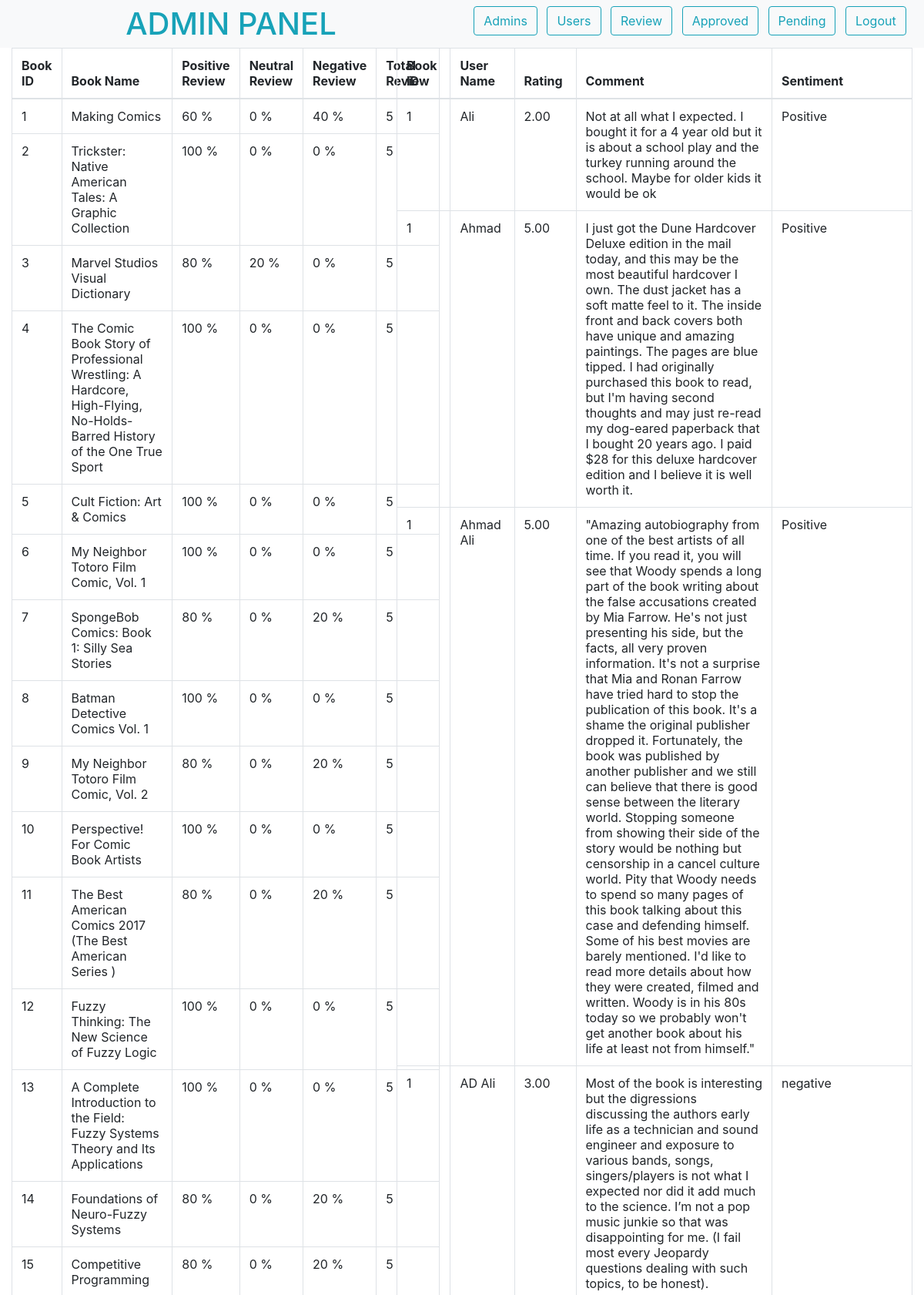
/admin/review.php (upper part), run on the app's committed database.
### tables this page shows
CREATE TABLE `review` (
  `id` bigint(20) UNSIGNED NOT NULL,
  `bid` bigint(20) NOT NULL,
  `uid` bigint(20) NOT NULL,
  `name` varchar(255) NOT NULL,
  `score` decimal(8,2) NOT NULL,
  `comment` varchar(10000) NOT NULL,
  `sentiment` varchar(255) DEFAULT NULL,
  `date` timestamp NULL DEFAULT NULL
);

CREATE TABLE `books` (
  `id` int(11) NOT NULL,
  `name` varchar(255) NOT NULL,
  `author` varchar(255) NOT NULL,
  `publisher` varchar(255) NOT NULL,
  `price` varchar(255) NOT NULL,
  `description` varchar(255) NOT NULL,
  `category` varchar(5) NOT NULL,
  `image` varchar(255) NOT NULL
);

### init.php (called while the page is built, shortened)
<?php
$source = new source;
?>

### classes/source.php (called while the page is built)
<?php
class source extends db{
    public $Query;
    public function Query($query,$param = []){
        if(empty($param)){
            $this->Query = $this->db->prepare($query);
            return $this->Query->execute();
        }else{
            $this->Query = $this->db->prepare($query);
            return $this->Query->execute($param);
        }
    }
    public function CountRows(){
        return $this->Query->rowCount();
    }
    public function FetchAll(){
        return $this->Query->FetchAll(PDO::FETCH_OBJ);
    }
    public function SingleRow(){
        return $this->Query->fetch(PDO::FETCH_OBJ);
    }
}
?>

### classes/db.php (called while the page is built, shortened)
<?php
class db{
    private $host = "localhost";
    private $username = "root";
    private $password = "";
    private $database = "bookshop";
    public function __construct(){
        try{
            $this->db = new PDO("mysql:hsot=".$this->host.";dbname=".$this->database,
            $this->username,$this->password);
        }catch(PDOException $e){
            echo "Connection problem : ".$e->getMessage();
        }
    }
}
?>

### classes/productdetail.php (called while the page is built, shortened)
<?php
class productdetail
{
    private $name;
    public function productDetails($bid)
    {
        $source = new source();
        if ($source->Query("SELECT * FROM books WHERE id = ?", [$bid])) {
            $query = $source->SingleRow();
            $this->name = $query->name;
        }
    }
    public function getName()
    {
        return $this->name;
    }
}

### admin/review.php (the view, shortened to what this page needs)
<?php
include "../init.php";
?>
<html>
<head>
    <link rel="stylesheet" href="https://maxcdn.bootstrapcdn.com/bootstrap/4.0.0/css/bootstrap.min.css" />
</head>
<body>
    <div class="container-fluid sticky-top">
        <div class="row bg-light">
            <h1 class="text-info col-6 text-center m-auto">ADMIN PANEL</h1>
            <div class="col-6 text-center ml-auto mt-2">
                <form action="" method="POST">
                    <input type="submit" value="Admins" name="admin" class="btn btn-outline-info mr-2" />
                    <input type="submit" value="Users" name="users" class="btn btn-outline-info mr-2" />
                    <input type="submit" value="Review" name="review" class="btn btn-outline-info mr-2" />
                    <input type="submit" value="Approved" name="approved" class="btn btn-outline-info mr-2" />
                    <input type="submit" value="Pending" name="pending" class="btn btn-outline-info mr-2" />
                    <a href="logout.php" class="btn btn-outline-info mr-2">Logout</a>
                </form>
            </div>
        </div>
    </div>
    <div class="container-fluid">
        <div class="row">
            <div class="container col-5">
                <table class="table table-hover table-bordered">
                    <thead>
                        <tr>
                            <th class="col-1">Book ID</th>
                            <th class="col-2">Book Name</th>
                            <th class="col-1">Positive Review</th>
                            <th class="col-1">Neutral Review</th>
                            <th class="col-1">Negative Review</th>
                            <th class="col-1">Total Review</th>
                        </tr>
                    </thead>
                    <tbody>
                        <?php
                        $query = $source->Query("SELECT * FROM review order by bid ASC");
                        $details = $source->FetchAll();
                        $numrow = $source->CountRows();
                        $match = [];
                        if ($numrow > 0) {
                            foreach ($details as $row1) :
                                $query = $source->Query("
                                SELECT sentiment,
                                SUM(case when sentiment ='positive' then 1 else 0 end) as positive,
                                SUM(case when sentiment ='neutral vibe' then 1 else 0 end) as neutral,
                                SUM(case when sentiment ='negative' then 1 else 0 end) as negative
                                from review where bid = $row1->bid
                                ");
                                $detail = $source->SingleRow();
                                $pd = new productdetail();
                                foreach ($detail as $row) :
                                    $pd->productDetails($row1->bid);
                                    if (!in_array($row1->bid, $match)) {
                                        $query = $source->Query("SELECT count(bid = $row1->bid) as totalBid FROM review where bid=$row1->bid");
                                        $detail01 = $source->FetchAll();
                                        foreach ($detail01 as $row001) :
                                        $positiveSentiment = ($detail->positive/$row001->totalBid)*100;
                                        $nuetralSentiment = ($detail->neutral/$row001->totalBid)*100;
                                        $negativeSentiment = ($detail->negative/$row001->totalBid)*100;
                                        echo "
                                            <tr>
                                                <td class='col-1'>" . $row1->bid . "</td>
                                                <td class='col-3'>" . $pd->getName() . "</td>
                                                <td class='col-1'>" . round($positiveSentiment, 2).' %' . "</td>
                                                <td class='col-1'>" . round($nuetralSentiment, 2).' %' . "</td>
                                                <td class='col-1'>" . round($negativeSentiment, 2).' %' . "</td>
                                                <td class='col-1'>" . $row001->totalBid . "</td>
                                            </tr>";
                                        $match[] = $row1->bid;
                                        endforeach;
                                    }
                                endforeach;
                            endforeach;
                        }
                        ?>
                    </tbody>
                </table>
            </div>
            <div class="container col-7">
                <table class="table table-hover table-bordered">
                    <thead>
                        <tr>
                            <th class="col-1">Book ID</th>
                            <th class="col-1">User Name</th>
                            <th class="col-1">Rating</th>
                            <th class="col-3">Comment</th>
                            <th class="col-1">Sentiment</th>
                        </tr>
                    </thead>
                    <tbody>
                        <?php
                        $query = $source->Query("SELECT * FROM review order by bid ASC");
                        $details = $source->FetchAll();
                        $numrow = $source->CountRows();
                        if ($numrow > 0) {
                            foreach ($details as $row1) :
                                echo "
                                    <tr>
                                        <td class='col-1'>" . $row1->bid . "</td>
                                        <td class='col-1'>" . $row1->name . "</td>
                                        <td class='col-1'>" . $row1->score . "</td>
                                        <td class='col-3'>" . $row1->comment . "</td>
                                        <td class='col-3'>" . $row1->sentiment . "</td>
                                    </tr>";
                            endforeach;
                        }
                        ?>
                    </tbody>
                </table>
            </div>
        </div>
    </div>
</body>
</html>

### data on the page
review: bid "1", books.name "Making Comics", positiveSentiment "60", nuetralSentiment "0", negativeSentiment "40", totalBid "5", name "Ali", score "2.00", comment "Not at all what I expected. I bought it for a 4 year old but it is about a school play and the turkey running around the school. Maybe for older kids it would be ok", sentiment "Positive"
review: bid "2", books.name "Trickster: Native American Tales: A Graphic Collection", positiveSentiment "100", nuetralSentiment "0", negativeSentiment "0", totalBid "5"
review: bid "3", books.name "Marvel Studios Visual Dictionary", positiveSentiment "80", nuetralSentiment "20", negativeSentiment "0", totalBid "5"
review: bid "4", books.name "The Comic Book Story of Professional Wrestling: A Hardcore, High-Flying, No-Holds-Barred History of the One True Sport", positiveSentiment "100", nuetralSentiment "0", negativeSentiment "0", totalBid "5"
review: bid "5", books.name "Cult Fiction: Art & Comics", positiveSentiment "100", nuetralSentiment "0", negativeSentiment "0", totalBid "5"
review: bid "6", books.name "My Neighbor Totoro Film Comic, Vol. 1", positiveSentiment "100", nuetralSentiment "0", negativeSentiment "0", totalBid "5"
review: bid "7", books.name "SpongeBob Comics: Book 1: Silly Sea Stories", positiveSentiment "80", nuetralSentiment "0", negativeSentiment "20", totalBid "5"
review: bid "8", books.name "Batman Detective Comics Vol. 1", positiveSentiment "100", nuetralSentiment "0", negativeSentiment "0", totalBid "5"
review: bid "9", books.name "My Neighbor Totoro Film Comic, Vol. 2", positiveSentiment "80", nuetralSentiment "0", negativeSentiment "20", totalBid "5"
review: bid "10", books.name "Perspective! For Comic Book Artists", positiveSentiment "100", nuetralSentiment "0", negativeSentiment "0", totalBid "5"
review: bid "11", books.name "The Best American Comics 2017 (The Best American Series )", positiveSentiment "80", nuetralSentiment "0", negativeSentiment "20", totalBid "5"
review: bid "12", books.name "Fuzzy Thinking: The New Science of Fuzzy Logic", positiveSentiment "100", nuetralSentiment "0", negativeSentiment "0", totalBid "5"
review: bid "13", books.name "A Complete Introduction to the Field: Fuzzy Systems Theory and Its Applications", positiveSentiment "100", nuetralSentiment "0", negativeSentiment "0", totalBid "5"
review: bid "14", books.name "Foundations of Neuro-Fuzzy Systems", positiveSentiment "80", nuetralSentiment "0", negativeSentiment "20", totalBid "5"
review: bid "15", books.name "Competitive Programming", positiveSentiment "80", nuetralSentiment "0", negativeSentiment "20", totalBid "5"
review: bid "1", name "Ahmad", score "5.00", comment "I just got the Dune Hardcover Deluxe edition in the mail today, and this may be the most beautiful hardcover I own. The dust jacket has a soft matte feel to it. The inside front and back covers both have unique and amazing paintings. The pages are blue tipped. I had originally purchased this book to read, but I'm having second thoughts and may just re-read my dog-eared paperback that I bought 20 years ago. I paid $28 for this deluxe hardcover edition and I believe it is well worth it.", sentiment "Positive"
review: bid "1", name "Ahmad Ali", score "5.00", comment "\"Amazing autobiography from one of the best artists of all time. If you read it, you will see that Woody spends a long part of the book writing about the false accusations created by Mia Farrow. He's not just presenting his side, but the facts, all very proven information. It's not a surprise that Mia and Ronan Farrow have tried hard to stop the publication of this book. It's a shame the original publisher dropped it. Fortunately, the book was published by another publisher and we still can believe that there is good sense between the literary world. Stopping someone from showing their side of the story would be nothing but censorship in a cancel culture world. Pity that Woody needs to…", sentiment "Positive"
review: bid "1", name "AD Ali", score "3.00", comment "Most of the book is interesting but the digressions discussing the authors early life as a technician and sound engineer and exposure to various bands, songs, singers/players is not what I expected nor did it add much to the science. I’m not a pop music junkie so that was disappointing for me. (I fail most every Jeopardy questions dealing with such topics, to be honest).", sentiment "negative"
